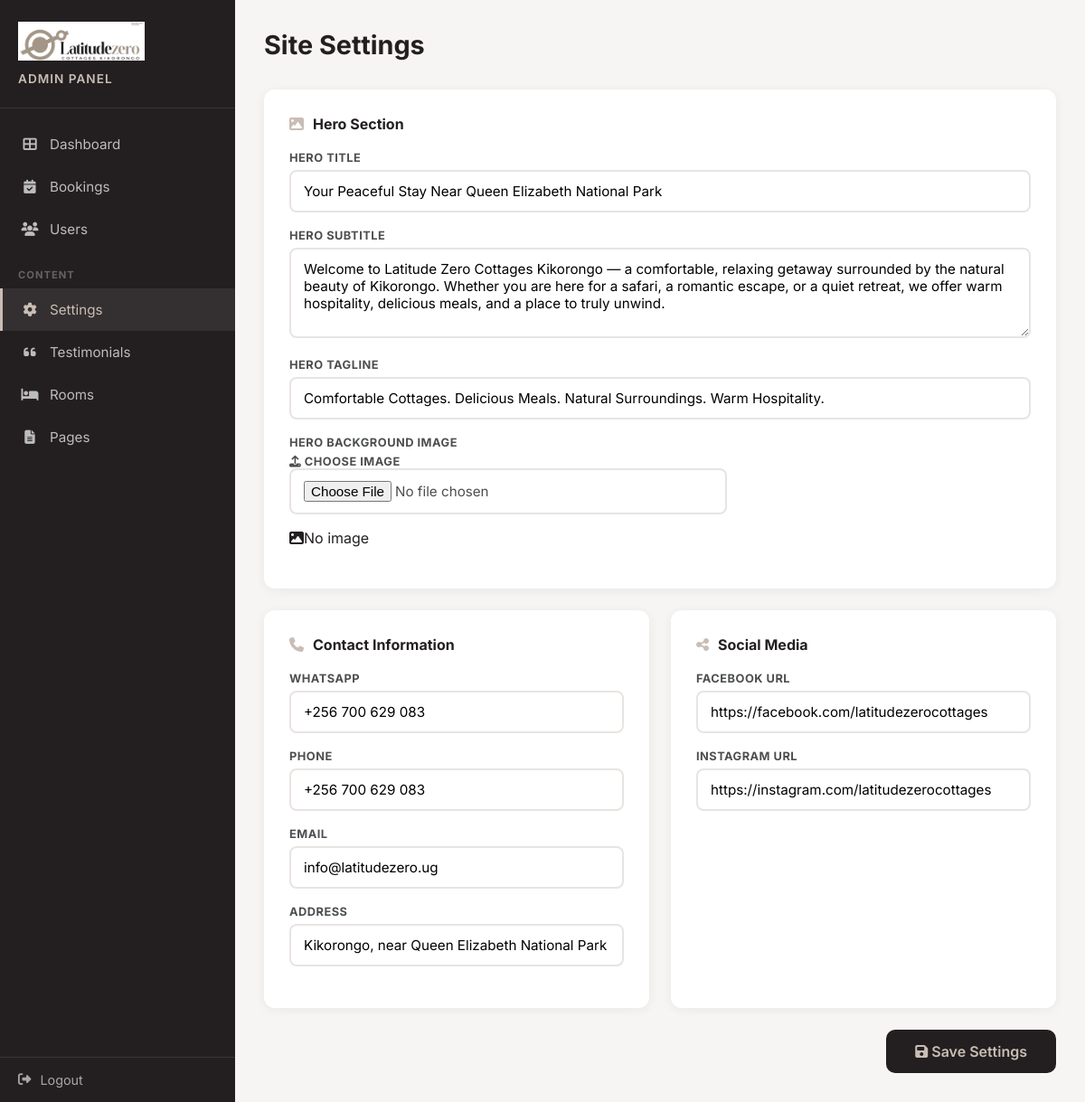
The page /admin/settings/ (signed in) on the database its author committed.
### models.py (models this page shows)
class SiteSettings(db.Model):
    __tablename__ = 'site_settings'
    id = db.Column(db.Integer, primary_key=True)
    hero_title = db.Column(db.String(200), default='')
    hero_subtitle = db.Column(db.Text, default='')
    hero_tagline = db.Column(db.String(300), default='')
    hero_image = db.Column(db.String(200), default='')
    whatsapp = db.Column(db.String(40), default='')
    phone = db.Column(db.String(40), default='')
    email = db.Column(db.String(120), default='')
    address = db.Column(db.String(200), default='')
    facebook = db.Column(db.String(200), default='')
    instagram = db.Column(db.String(200), default='')
    updated_at = db.Column(db.DateTime, default=datetime.utcnow, onupdate=datetime.utcnow)
    @classmethod
    def get_settings(cls):
        settings = cls.query.first()
        if not settings:
            settings = cls()
            db.session.add(settings)
            db.session.commit()
        return settings

### app.py (the view, shortened to what this page needs)
@app.route('/admin/settings/', methods=['GET', 'POST'])
@login_required
def admin_settings():
    settings = SiteSettings.get_settings()
    return render_template('settings.html', settings=settings)

### app.py (called while the page is built)
@login_manager.user_loader
def load_user(user_id):
    return User.query.get(int(user_id))

### templates/settings.html (shortened to what this page needs)
<!DOCTYPE html>
<html lang="en">
<head>
    <link rel="stylesheet" href="https://cdnjs.cloudflare.com/ajax/libs/font-awesome/6.4.0/css/all.min.css">
</head>
<body>
    <div class="admin-layout">
        <aside class="sidebar">
            <div class="sidebar-header">
                <img src="/images/logos/secondary-logo.png" alt="Latitude Zero">
                <h2>Admin Panel</h2>
            </div>
            <nav class="sidebar-nav">
                <a href="/admin/"><i class="fas fa-th-large"></i> Dashboard</a>
                <a href="/admin/bookings/"><i class="fas fa-calendar-check"></i> Bookings</a>
                {% if current_user.is_superuser %}
                <a href="/admin/users/"><i class="fas fa-users"></i> Users</a>
                {% endif %}
                <div class="nav-section-title">Content</div>
                <a href="/admin/settings/" class="active"><i class="fas fa-cog"></i> Settings</a>
                <a href="/admin/testimonials/"><i class="fas fa-quote-left"></i> Testimonials</a>
                <a href="/admin/rooms/"><i class="fas fa-bed"></i> Rooms</a>
                <a href="/admin/pages/"><i class="fas fa-file-alt"></i> Pages</a>
            </nav>
            <div class="sidebar-footer">
                <a href="/admin/logout/"><i class="fas fa-sign-out-alt"></i> Logout</a>
            </div>
        </aside>
        <main class="main-content">
            <div class="page-header">
                <h1>Site Settings</h1>
            </div>
            <form method="POST">
                <div class="form-grid">
                    <div class="form-section full-width">
                        <h3><i class="fas fa-image"></i> Hero Section</h3>
                        <div class="form-group">
                            <label>Hero Title</label>
                            <input type="text" name="hero_title" value="{{ settings.hero_title }}" placeholder="Main headline">
                        </div>
                        <div class="form-group">
                            <label>Hero Subtitle</label>
                            <textarea name="hero_subtitle" rows="3" placeholder="Descriptive paragraph about the hotel">{{ settings.hero_subtitle }}</textarea>
                        </div>
                        <div class="form-group">
                            <label>Hero Tagline</label>
                            <input type="text" name="hero_tagline" value="{{ settings.hero_tagline }}" placeholder="Short tagline line">
                        </div>
                        <div class="form-group">
                            <label>Hero Background Image</label>
                            <div style="display:flex;gap:12px;align-items:center;flex-wrap:wrap;">
                                <label class="upload-btn">
                                    <i class="fas fa-upload"></i> Choose Image
                                    <input type="file" name="hero_image" accept="image/*" onchange="previewImage(this, 'hero_image_preview')">
                                </label>
                            </div>
                            <div class="image-preview" id="hero_image_preview" style="margin-top:10px;">
                                {% if settings.hero_image %}
                                <img src="{{ settings.hero_image }}" alt="Current hero image">
                                {% else %}
                                <div class="placeholder"><i class="fas fa-image"></i>No image</div>
                                {% endif %}
                            </div>
                        </div>
                    </div>
                    <div class="form-section">
                        <h3><i class="fas fa-phone"></i> Contact Information</h3>
                        <div class="form-group">
                            <label>WhatsApp</label>
                            <input type="text" name="whatsapp" value="{{ settings.whatsapp }}" placeholder="+256 700 000 000">
                        </div>
                        <div class="form-group">
                            <label>Phone</label>
                            <input type="text" name="phone" value="{{ settings.phone }}" placeholder="+256 700 000 000">
                        </div>
                        <div class="form-group">
                            <label>Email</label>
                            <input type="email" name="email" value="{{ settings.email }}" placeholder="info@example.com">
                        </div>
                        <div class="form-group">
                            <label>Address</label>
                            <input type="text" name="address" value="{{ settings.address }}" placeholder="Physical address">
                        </div>
                    </div>
                    <div class="form-section">
                        <h3><i class="fas fa-share-alt"></i> Social Media</h3>
                        <div class="form-group">
                            <label>Facebook URL</label>
                            <input type="url" name="facebook" value="{{ settings.facebook }}" placeholder="https://facebook.com/...">
                        </div>
                        <div class="form-group">
                            <label>Instagram URL</label>
                            <input type="url" name="instagram" value="{{ settings.instagram }}" placeholder="https://instagram.com/...">
                        </div>
                    </div>
                </div>
                <div class="form-actions">
                    <button type="submit" class="btn-save"><i class="fas fa-save"></i> Save Settings</button>
                </div>
            </form>
        </main>
    </div>
</body>
</html>

### templates/settings.html (style rules this page uses)
* { margin: 0; padding: 0; box-sizing: border-box; }
body { font-family: 'Inter', sans-serif; background: #f7f5f3; color: #231F20; min-height: 100vh; }
.admin-layout { display: flex; min-height: 100vh; }
.sidebar { width: 260px; background: #231F20; color: #fff; flex-shrink: 0; display: flex; flex-direction: column; }
.sidebar-header { padding: 24px 20px; border-bottom: 1px solid rgba(255,255,255,0.1); }
.sidebar-header img { max-width: 140px; margin-bottom: 8px; }
.sidebar-header h2 { font-size: 0.85rem; font-weight: 600; color: #C9BDB5; text-transform: uppercase; letter-spacing: 1px; }
.sidebar-nav { flex: 1; padding: 16px 0; }
.sidebar-nav a { display: flex; align-items: center; gap: 12px; padding: 14px 20px; color: rgba(255,255,255,0.7); text-decoration: none; font-size: 0.95rem; transition: all 0.2s; border-left: 3px solid transparent; }
.sidebar-nav a.active { background: rgba(201,189,181,0.1); color: #C9BDB5; border-left-color: #C9BDB5; }
.sidebar-nav a i { width: 20px; text-align: center; }
.sidebar-nav .nav-section-title { padding: 20px 20px 8px; font-size: 0.7rem; font-weight: 700; text-transform: uppercase; letter-spacing: 1px; color: rgba(255,255,255,0.3); }
.sidebar-footer { padding: 16px 20px; border-top: 1px solid rgba(255,255,255,0.1); }
.sidebar-footer a { display: flex; align-items: center; gap: 10px; color: rgba(255,255,255,0.6); text-decoration: none; font-size: 0.9rem; transition: color 0.2s; }
.main-content { flex: 1; padding: 32px; overflow-y: auto; }
.page-header { display: flex; justify-content: space-between; align-items: center; margin-bottom: 32px; }
.page-header h1 { font-size: 1.8rem; font-weight: 700; }
.form-grid { display: grid; grid-template-columns: 1fr 1fr; gap: 24px; }
.form-section { background: #fff; border-radius: 12px; box-shadow: 0 2px 12px rgba(35,31,32,0.06); padding: 28px; }
.form-section.full-width { grid-column: 1 / -1; }
.form-section h3 { font-size: 1rem; font-weight: 700; margin-bottom: 20px; color: #231F20; display: flex; align-items: center; gap: 10px; }
.form-section h3 i { color: #C9BDB5; }
.form-group { margin-bottom: 18px; }
.form-group label { display: block; font-size: 0.8rem; font-weight: 700; color: #4C4E4F; margin-bottom: 6px; text-transform: uppercase; letter-spacing: 0.5px; }
.form-group input, .form-group textarea, .form-group select { width: 100%; padding: 12px 14px; border: 2px solid #e8e4e1; border-radius: 8px; font-size: 0.95rem; font-family: 'Inter', sans-serif; transition: border-color 0.2s; background: #fff; }
.form-group textarea { resize: vertical; min-height: 100px; }
.btn-save { padding: 14px 32px; background: #231F20; color: #C9BDB5; border: none; border-radius: 10px; font-size: 1rem; font-weight: 600; cursor: pointer; transition: background 0.2s; font-family: 'Inter', sans-serif; }
.form-actions { margin-top: 24px; display: flex; justify-content: flex-end; }

### rows shown on the page
SiteSettings: hero_title "Your Peaceful Stay Near Queen Elizabeth National Park", hero_subtitle "Welcome to Latitude Zero Cottages Kikorongo — a comfortable, relaxing getaway surrounded by the natural beauty of Kikorongo. Whether you are here for a safari, a romantic escape, or a quiet retreat, we offer warm hospitality, delicious meals, and a place to truly unwind.", hero_tagline "Comfortable Cottages. Delicious Meals. Natural Surroundings. Warm Hospitality.", whatsapp "+256 700 629 083", phone "+256 700 629 083", email "info@latitudezero.ug", address "Kikorongo, near Queen Elizabeth National Park", facebook "https://facebook.com/latitudezerocottages", instagram "https://instagram.com/latitudezerocottages"
